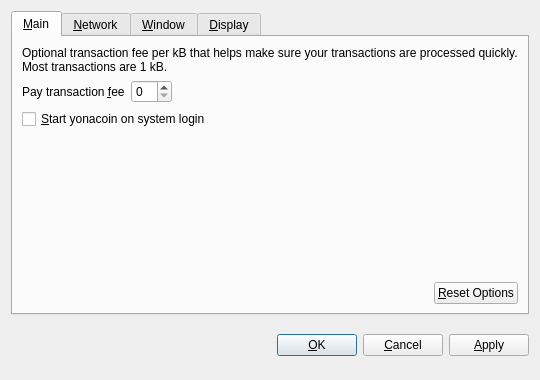
<?xml version="1.0" encoding="UTF-8"?>
<ui version="4.0">
 <class>OptionsDialog</class>
 <widget class="QDialog" name="OptionsDialog">
  <property name="geometry">
   <rect>
    <x>0</x>
    <y>0</y>
    <width>540</width>
    <height>380</height>
   </rect>
  </property>
  <property name="windowTitle">
   <string>Options</string>
  </property>
  <property name="modal">
   <bool>true</bool>
  </property>
  <layout class="QVBoxLayout" name="verticalLayout">
   <item>
    <widget class="QTabWidget" name="tabWidget">
     <property name="tabPosition">
      <enum>QTabWidget::North</enum>
     </property>
     <property name="currentIndex">
      <number>0</number>
     </property>
     <widget class="QWidget" name="tabMain">
      <attribute name="title">
       <string>&amp;Main</string>
      </attribute>
      <layout class="QVBoxLayout" name="verticalLayout_Main">
       <item>
        <widget class="QLabel" name="transactionFeeInfoLabel">
         <property name="text">
          <string>Optional transaction fee per kB that helps make sure your transactions are processed quickly. Most transactions are 1 kB.</string>
         </property>
         <property name="textFormat">
          <enum>Qt::PlainText</enum>
         </property>
         <property name="wordWrap">
          <bool>true</bool>
         </property>
        </widget>
       </item>
       <item>
        <layout class="QHBoxLayout" name="horizontalLayout_1_Main">
         <item>
          <widget class="QLabel" name="transactionFeeLabel">
           <property name="text">
            <string>Pay transaction &amp;fee</string>
           </property>
           <property name="textFormat">
            <enum>Qt::PlainText</enum>
           </property>
           <property name="buddy">
            <cstring>transactionFee</cstring>
           </property>
          </widget>
         </item>
         <item>
          <widget class="BitcoinAmountField" name="transactionFee"/>
         </item>
         <item>
          <spacer name="horizontalSpacer_1_Main">
           <property name="orientation">
            <enum>Qt::Horizontal</enum>
           </property>
           <property name="sizeHint" stdset="0">
            <size>
             <width>40</width>
             <height>20</height>
            </size>
           </property>
          </spacer>
         </item>
        </layout>
       </item>
       <item>
        <widget class="QCheckBox" name="bitcoinAtStartup">
         <property name="toolTip">
          <string>Automatically start yonacoin after logging in to the system.</string>
         </property>
         <property name="text">
          <string>&amp;Start yonacoin on system login</string>
         </property>
        </widget>
       </item>
       <item>
        <spacer name="verticalSpacer_Main">
         <property name="orientation">
          <enum>Qt::Vertical</enum>
         </property>
         <property name="sizeHint" stdset="0">
          <size>
           <width>20</width>
           <height>40</height>
          </size>
         </property>
        </spacer>
       </item>
       <item>
        <layout class="QHBoxLayout" name="horizontalLayout_2_Main">
         <item>
          <spacer name="horizontalSpacer_2_Main">
           <property name="orientation">
            <enum>Qt::Horizontal</enum>
           </property>
           <property name="sizeHint" stdset="0">
            <size>
             <width>40</width>
             <height>20</height>
            </size>
           </property>
          </spacer>
         </item>
         <item>
          <widget class="QPushButton" name="resetButton">
           <property name="toolTip">
            <string>Reset all client options to default.</string>
           </property>
           <property name="text">
            <string>&amp;Reset Options</string>
           </property>
           <property name="autoDefault">
            <bool>false</bool>
           </property>
          </widget>
         </item>
        </layout>
       </item>
      </layout>
     </widget>
     <widget class="QWidget" name="tabNetwork">
      <attribute name="title">
       <string>&amp;Network</string>
      </attribute>
      <layout class="QVBoxLayout" name="verticalLayout_Network">
       <item>
        <widget class="QCheckBox" name="mapPortUpnp">
         <property name="toolTip">
          <string>Automatically open the yonacoin client port on the router. This only works when your router supports UPnP and it is enabled.</string>
         </property>
         <property name="text">
          <string>Map port using &amp;UPnP</string>
         </property>
        </widget>
       </item>
       <item>
        <widget class="QCheckBox" name="connectSocks">
         <property name="toolTip">
          <string>Connect to the yonacoin network through a SOCKS proxy (e.g. when connecting through Tor).</string>
         </property>
         <property name="text">
          <string>&amp;Connect through SOCKS proxy:</string>
         </property>
        </widget>
       </item>
       <item>
        <layout class="QHBoxLayout" name="horizontalLayout_Network">
         <item>
          <widget class="QLabel" name="proxyIpLabel">
           <property name="text">
            <string>Proxy &amp;IP:</string>
           </property>
           <property name="textFormat">
            <enum>Qt::PlainText</enum>
           </property>
           <property name="buddy">
            <cstring>proxyIp</cstring>
           </property>
          </widget>
         </item>
         <item>
          <widget class="QValidatedLineEdit" name="proxyIp">
           <property name="maximumSize">
            <size>
             <width>140</width>
             <height>16777215</height>
            </size>
           </property>
           <property name="toolTip">
            <string>IP address of the proxy (e.g. 127.0.0.1)</string>
           </property>
          </widget>
         </item>
         <item>
          <widget class="QLabel" name="proxyPortLabel">
           <property name="text">
            <string>&amp;Port:</string>
           </property>
           <property name="textFormat">
            <enum>Qt::PlainText</enum>
           </property>
           <property name="buddy">
            <cstring>proxyPort</cstring>
           </property>
          </widget>
         </item>
         <item>
          <widget class="QLineEdit" name="proxyPort">
           <property name="maximumSize">
            <size>
             <width>55</width>
             <height>16777215</height>
            </size>
           </property>
           <property name="toolTip">
            <string>Port of the proxy (e.g. 9050)</string>
           </property>
          </widget>
         </item>
         <item>
          <widget class="QLabel" name="socksVersionLabel">
           <property name="text">
            <string>SOCKS &amp;Version:</string>
           </property>
           <property name="textFormat">
            <enum>Qt::PlainText</enum>
           </property>
           <property name="buddy">
            <cstring>socksVersion</cstring>
           </property>
          </widget>
         </item>
         <item>
          <widget class="QValueComboBox" name="socksVersion">
           <property name="toolTip">
            <string>SOCKS version of the proxy (e.g. 5)</string>
           </property>
          </widget>
         </item>
         <item>
          <spacer name="horizontalSpacer_Network">
           <property name="orientation">
            <enum>Qt::Horizontal</enum>
           </property>
           <property name="sizeHint" stdset="0">
            <size>
             <width>40</width>
             <height>20</height>
            </size>
           </property>
          </spacer>
         </item>
        </layout>
       </item>
       <item>
        <spacer name="verticalSpacer_Network">
         <property name="orientation">
          <enum>Qt::Vertical</enum>
         </property>
         <property name="sizeHint" stdset="0">
          <size>
           <width>20</width>
           <height>40</height>
          </size>
         </property>
        </spacer>
       </item>
      </layout>
     </widget>
     <widget class="QWidget" name="tabWindow">
      <attribute name="title">
       <string>&amp;Window</string>
      </attribute>
      <layout class="QVBoxLayout" name="verticalLayout_Window">
       <item>
        <widget class="QCheckBox" name="minimizeToTray">
         <property name="toolTip">
          <string>Show only a tray icon after minimizing the window.</string>
         </property>
         <property name="text">
          <string>&amp;Minimize to the tray instead of the taskbar</string>
         </property>
        </widget>
       </item>
       <item>
        <widget class="QCheckBox" name="minimizeOnClose">
         <property name="toolTip">
          <string>Minimize instead of exit the application when the window is closed. When this option is enabled, the application will be closed only after selecting Quit in the menu.</string>
         </property>
         <property name="text">
          <string>M&amp;inimize on close</string>
         </property>
        </widget>
       </item>
       <item>
        <spacer name="verticalSpacer_Window">
         <property name="orientation">
          <enum>Qt::Vertical</enum>
         </property>
         <property name="sizeHint" stdset="0">
          <size>
           <width>20</width>
           <height>40</height>
          </size>
         </property>
        </spacer>
       </item>
      </layout>
     </widget>
     <widget class="QWidget" name="tabDisplay">
      <attribute name="title">
       <string>&amp;Display</string>
      </attribute>
      <layout class="QVBoxLayout" name="verticalLayout_Display">
       <item>
        <layout class="QHBoxLayout" name="horizontalLayout_1_Display">
         <item>
          <widget class="QLabel" name="langLabel">
           <property name="text">
            <string>User Interface &amp;language:</string>
           </property>
           <property name="textFormat">
            <enum>Qt::PlainText</enum>
           </property>
           <property name="buddy">
            <cstring>lang</cstring>
           </property>
          </widget>
         </item>
         <item>
          <widget class="QValueComboBox" name="lang">
           <property name="toolTip">
            <string>The user interface language can be set here. This setting will take effect after restarting yonacoin.</string>
           </property>
          </widget>
         </item>
        </layout>
       </item>
       <item>
        <layout class="QHBoxLayout" name="horizontalLayout_2_Display">
         <item>
          <widget class="QLabel" name="unitLabel">
           <property name="text">
            <string>&amp;Unit to show amounts in:</string>
           </property>
           <property name="textFormat">
            <enum>Qt::PlainText</enum>
           </property>
           <property name="buddy">
            <cstring>unit</cstring>
           </property>
          </widget>
         </item>
         <item>
          <widget class="QValueComboBox" name="unit">
           <property name="toolTip">
            <string>Choose the default subdivision unit to show in the interface and when sending coins.</string>
           </property>
          </widget>
         </item>
        </layout>
       </item>
       <item>
        <widget class="QCheckBox" name="displayAddresses">
         <property name="toolTip">
          <string>Whether to show yonacoin addresses in the transaction list or not.</string>
         </property>
         <property name="text">
          <string>&amp;Display addresses in transaction list</string>
         </property>
        </widget>
       </item>
       <item>
        <spacer name="verticalSpacer_Display">
         <property name="orientation">
          <enum>Qt::Vertical</enum>
         </property>
         <property name="sizeHint" stdset="0">
          <size>
           <width>20</width>
           <height>40</height>
          </size>
         </property>
        </spacer>
       </item>
      </layout>
     </widget>
    </widget>
   </item>
   <item>
    <layout class="QHBoxLayout" name="horizontalLayout_Buttons">
     <item>
      <spacer name="horizontalSpacer_1">
       <property name="orientation">
        <enum>Qt::Horizontal</enum>
       </property>
       <property name="sizeHint" stdset="0">
        <size>
         <width>40</width>
         <height>48</height>
        </size>
       </property>
      </spacer>
     </item>
     <item>
      <widget class="QLabel" name="statusLabel">
       <property name="font">
        <font>
         <weight>75</weight>
         <bold>true</bold>
        </font>
       </property>
       <property name="text">
        <string/>
       </property>
       <property name="textFormat">
        <enum>Qt::PlainText</enum>
       </property>
       <property name="wordWrap">
        <bool>true</bool>
       </property>
      </widget>
     </item>
     <item>
      <spacer name="horizontalSpacer_2">
       <property name="orientation">
        <enum>Qt::Horizontal</enum>
       </property>
       <property name="sizeHint" stdset="0">
        <size>
         <width>40</width>
         <height>48</height>
        </size>
       </property>
      </spacer>
     </item>
     <item>
      <widget class="QPushButton" name="okButton">
       <property name="text">
        <string>&amp;OK</string>
       </property>
      </widget>
     </item>
     <item>
      <widget class="QPushButton" name="cancelButton">
       <property name="text">
        <string>&amp;Cancel</string>
       </property>
       <property name="autoDefault">
        <bool>false</bool>
       </property>
      </widget>
     </item>
     <item>
      <widget class="QPushButton" name="applyButton">
       <property name="text">
        <string>&amp;Apply</string>
       </property>
       <property name="autoDefault">
        <bool>false</bool>
       </property>
      </widget>
     </item>
    </layout>
   </item>
  </layout>
 </widget>
 <customwidgets>
  <customwidget>
   <class>BitcoinAmountField</class>
   <extends>QSpinBox</extends>
   <header>bitcoinamountfield.h</header>
  </customwidget>
  <customwidget>
   <class>QValueComboBox</class>
   <extends>QComboBox</extends>
   <header>qvaluecombobox.h</header>
  </customwidget>
  <customwidget>
   <class>QValidatedLineEdit</class>
   <extends>QLineEdit</extends>
   <header>qvalidatedlineedit.h</header>
  </customwidget>
 </customwidgets>
 <resources/>
 <connections/>
</ui>
